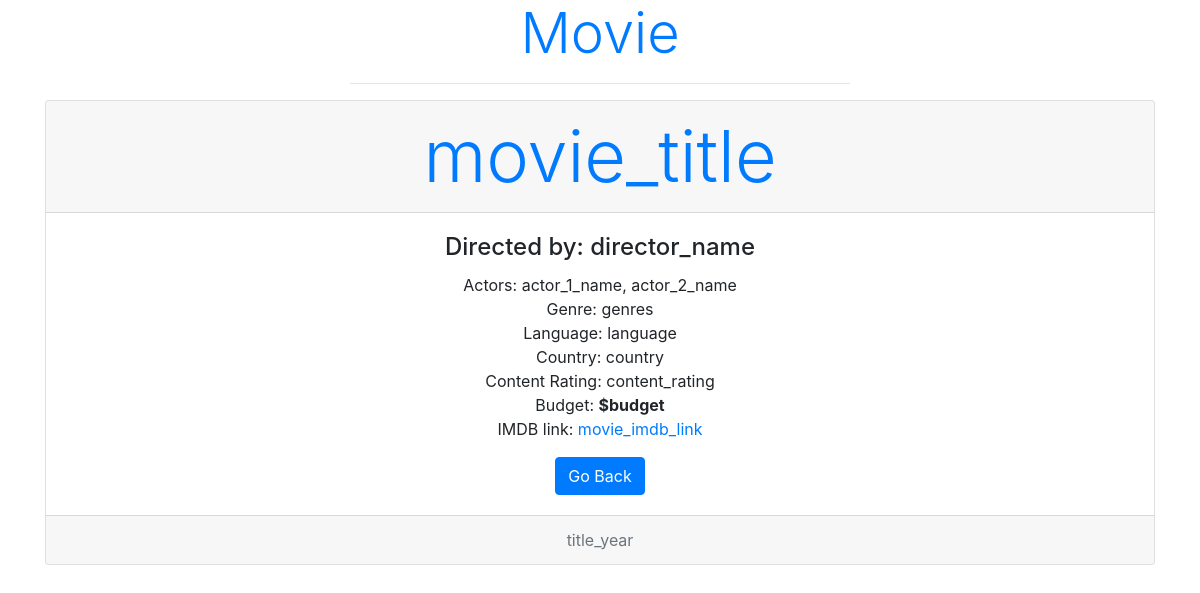
The app's page /movie_title/ with its own data.
### movielisting/models.py (models this page shows, shortened)
class Movie(models.Model):
    movie_title = models.CharField(blank=True,max_length=200)
    director_name = models.CharField(blank=True,max_length=200)
    actor_1_name = models.CharField(blank=True,max_length=200)
    actor_2_name = models.CharField(blank=True,max_length=200)
    genres = models.CharField(blank=True,max_length=200)
    language = models.CharField(blank=True,max_length=200)
    country = models.CharField(blank=True,max_length=200)
    content_rating = models.CharField(blank=True,max_length=200)
    budget = models.CharField(blank=True,max_length=200)
    title_year = models.CharField(blank=True,max_length=200)
    plot_keywords = models.CharField(blank=True,max_length=200)
    movie_imdb_link = models.URLField(blank=True)

### movielisting/views.py (the view)
# urls.py: url(r'^(?P<movie_title>.*)/$', views.detail, name="detail" ),
def detail(request, movie_title):
    movie = get_object_or_404(Movie, movie_title=movie_title)
    context = {'movie' : movie}
    return render(request,'movies/details.html',context)

### templates/movies/details.html (shortened to what this page needs)
<!DOCTYPE html>
<html>
  <head>
  </head>
  <body>
    <div class="container">
      <div class="text-center">
        <h1 class="display-4 text-primary">Movie</h1>
        <hr style="width:500px">
      </div>
      <div class="card text-center">
  <div class="card-header text-primary display-3">
  {{ movie.movie_title }}
  </div>
  <div class="card-body">
    <h4 class="card-title">Directed by: {{ movie.director_name }}</h4>
    <p class="card-text">
      Actors: {{ movie.actor_1_name }}, {{ movie.actor_2_name }}
      <br>
      Genre: {{ movie.genres }}
      <br>
      Language: {{ movie.language }}
      <br>
      Country: {{ movie.country }}
      <br>
      Content Rating: {{ movie.content_rating }}
      <br>
      Budget: <b>${{ movie.budget }}</b>
      <br>
      IMDB link: <a href="{{ movie.movie_imdb_link }}" target="_blank">{{ movie.movie_imdb_link }}</a>
    </p>
    <a href="/" class="btn btn-primary">Go Back</a>
  </div>
  <div class="card-footer text-muted">
    {{ movie.title_year }}
  </div>
</div>
    </div>
<link rel="stylesheet" href="https://maxcdn.bootstrapcdn.com/bootstrap/4.0.0-beta.2/css/bootstrap.min.css">
<link rel="stylesheet" href="https://maxcdn.bootstrapcdn.com/font-awesome/4.7.0/css/font-awesome.min.css">
  </body>
</html>

### records on screen
Movie: movie_title "movie_title", director_name "director_name", actor_1_name "actor_1_name", actor_2_name "actor_2_name", genres "genres", language "language", country "country", content_rating "content_rating", budget "budget", movie_imdb_link "movie_imdb_link", title_year "title_year"
